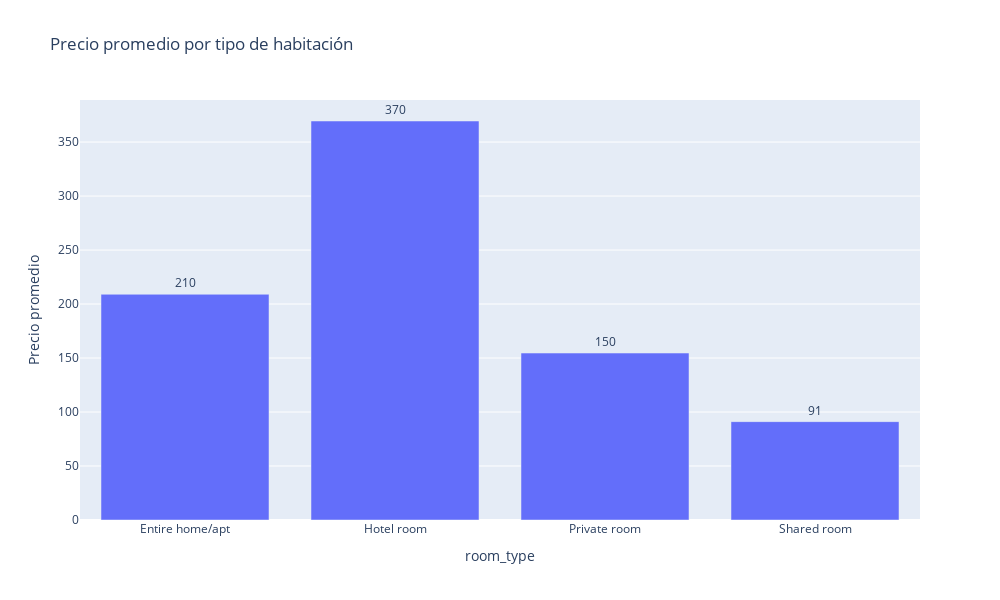

Source (notebook cell):
### Markdown cell above
### 2.1 - ¿Cuál es el precio promedio por tipo de habitación?

### Code cell
avg_price_by_room_type = df.groupby('room_type')['price'].mean().reset_index()  # Calculamos el precio promedio por tipo de alquiler
fig = px.bar(avg_price_by_room_type, x='room_type', y='price', text='price', title='Precio promedio por tipo de habitación', 
             width=1000, height=600)
fig.update_traces(texttemplate='%{text:.2s}', textposition='outside')  # Ajustar formato del texto
fig.update_yaxes(title_text='Precio promedio')  # Ajustamos el eje y
fig.show()  # Mostrar gráfico

### Figure 1 — Plotly figure (JSON) as saved in the notebook; plotly's stock layout.template omitted (floating-point values rounded to 4 significant figures)
{"data": [{"alignmentgroup": "True", "hovertemplate": "room_type=%{x}<br>price=%{text}<extra></extra>", "legendgroup": "", "marker": {"color": "#636efa", "pattern": {"shape": ""}}, "name": "", "offsetgroup": "", "orientation": "v", "showlegend": false, "text": [209.0, 369.5, 154.6, 91.1], "textposition": "outside", "texttemplate": "%{text:.2s}", "type": "bar", "x": ["Entire home/apt", "Hotel room", "Private room", "Shared room"], "xaxis": "x", "y": [209.0, 369.5, 154.6, 91.1], "yaxis": "y"}], "layout": {"barmode": "relative", "height": 600, "legend": {"tracegroupgap": 0}, "title": {"text": "Precio promedio por tipo de habitación"}, "width": 1000, "xaxis": {"anchor": "y", "domain": [0, 1], "title": {"text": "room_type"}}, "yaxis": {"anchor": "x", "domain": [0, 1], "title": {"text": "Precio promedio"}}}}
